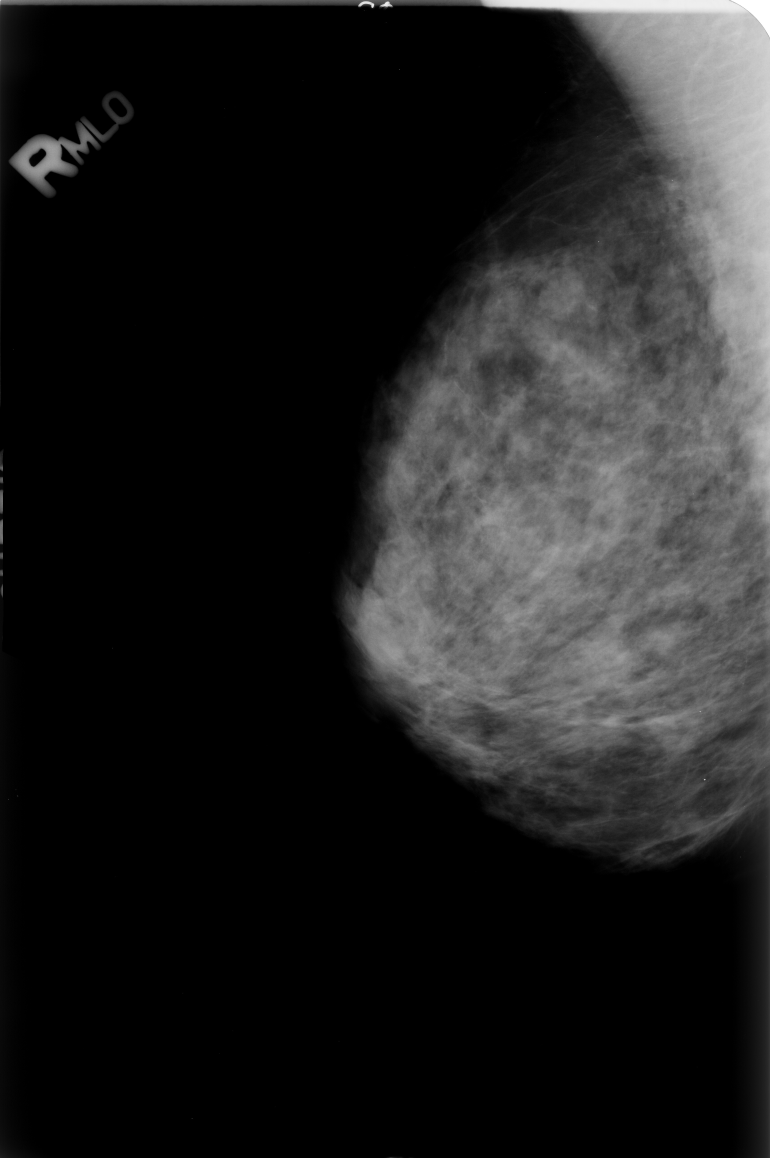
#> input picture data/images/cbis-ddsm/test/benign/127ba134044dab48_1-127.jpg, 3080 x 4632 px (shown at 1/4 size); its folder holds only this picture in this run
$ jupyter execute 03_eda_imagens.ipynb
#> lines starting #> are read from the running program, lines starting #| are printed output that depends on the picture
### src/cnn/dataset.py
"""Dataset loader para mamografias CBIS-DDSM usando PyTorch."""
import logging
import os
import shutil
from functools import lru_cache
from hashlib import sha256
from pathlib import Path
from zipfile import ZipFile
import numpy as np
import pandas as pd
from PIL import Image
from typing import Callable, Optional, Tuple, List

import torch
from torch.utils.data import Dataset, DataLoader
from torchvision import transforms
from sklearn.model_selection import train_test_split

logger = logging.getLogger(__name__)


class MammoDataset(Dataset):
    """
    Dataset PyTorch para mamografias CBIS-DDSM estruturado em:

        data/images/cbis-ddsm/
            train/benign/, train/malignant/
            val/benign/, val/malignant/
            test/benign/, test/malignant/
    """

    # [69 lines left out: functions __init__, _load_samples, _get_default_transform, not called in this run]

    def __len__(self) -> int:
        return len(self.samples)

    # [66 lines left out: functions __getitem__, class_counts, class_weights, create_dataloaders, not called in this run]


CBIS_ARCHIVE_PATH = Path("data/images/Breast_cancer_Image.zip")
CBIS_EXTRACTED_PATH = Path("data/images/Breast_cancer_Image")


# [172 lines left out: functions prepare_cbis_ddsm_dataset, prepare_extracted_cbis_ddsm_dataset, not called in this run]


def prepare_sample_from_kaggle():
    """Compatibilidade retroativa: prepara os dados fornecidos no projeto."""
    return prepare_cbis_ddsm_dataset()


CBIS_BASE_DIR = Path("data/images/cbis-ddsm")
CBIS_SPLITS = ("test", "val", "train")
CBIS_CLASSES = ("benign", "malignant")


@lru_cache(maxsize=2)
def index_cbis_images(base_dir: Path = CBIS_BASE_DIR) -> dict:
    """Indexa as mamografias preparadas (train/val/test) para a API.

    Retorna um dicionario id -> {path, label, split} com id unico
    (split_classe_arquivo), usado para servir miniaturas, predicoes,
    EDA e metricas no frontend.
    """
    index = {}
    for split in CBIS_SPLITS:
        split_dir = base_dir / split
        if not split_dir.is_dir():
            continue
        for label in CBIS_CLASSES:
            label_dir = split_dir / label
            if not label_dir.is_dir():
                continue
            image_paths = sorted(label_dir.glob("*.jpg")) + sorted(label_dir.glob("*.png"))
            for image_path in image_paths:
                image_id = f"{split}_{label}_{image_path.name}"
                index[image_id] = {
                    "path": image_path,
                    "label": label,
                    "split": split,
                }
    return index

### notebooks/03_eda_imagens.ipynb
# EDA - Mamografias CBIS-DDSM

Análise exploratória das imagens de mamografia preparadas em
`data/images/cbis-ddsm/` (splits train/val/test e classes benign/malignant).

[cell 1]
# Celula 1 - Imports
import sys, os
from pathlib import Path

PROJECT_ROOT = Path.cwd().resolve()
if not (PROJECT_ROOT / "src").exists():
    PROJECT_ROOT = PROJECT_ROOT.parent
sys.path.insert(0, str(PROJECT_ROOT))
os.chdir(PROJECT_ROOT)

import pandas as pd
import numpy as np
import matplotlib.pyplot as plt
import seaborn as sns
from PIL import Image
from pathlib import Path
from src.cnn.dataset import CBIS_BASE_DIR, index_cbis_images

sns.set_theme(style='whitegrid')
print('Imports carregados')

[cell 2]
# Celula 2 - Visao geral do dataset de imagens
base = Path(CBIS_BASE_DIR)
index = index_cbis_images()

print('Diretorios do dataset:')
for split in ('train', 'val', 'test'):
    for label in ('benign', 'malignant'):
        d = base / split / label
        n = len(list(d.glob('*.jpg'))) + len(list(d.glob('*.png'))) if d.exists() else 0
        print(f'  {split}/{label}: {n} imagens')

print(f'\nTotal de imagens indexadas: {len(index)}')

[cell 3]
# Celula 3 - Distribuicao por split e classe
records = [{'split': meta['split'], 'label': meta['label']} for meta in index.values()]
df_imgs = pd.DataFrame(records)

fig, axes = plt.subplots(1, 2, figsize=(13, 5))
order = ['train', 'val', 'test']
palette = {'benign': '#2ecc71', 'malignant': '#e74c3c'}
sns.countplot(data=df_imgs, x='split', hue='label', order=order, palette=palette, ax=axes[0])
axes[0].set_title('Imagens por Split e Classe', fontsize=13, fontweight='bold')
axes[0].set_xlabel('Split')
axes[0].set_ylabel('Contagem')

sns.countplot(data=df_imgs, x='label', hue='label', palette=palette, legend=False, ax=axes[1])
axes[1].set_title('Total por Classe', fontsize=13, fontweight='bold')
axes[1].set_xlabel('Classe')
axes[1].set_ylabel('Contagem')
plt.tight_layout()
plt.show()
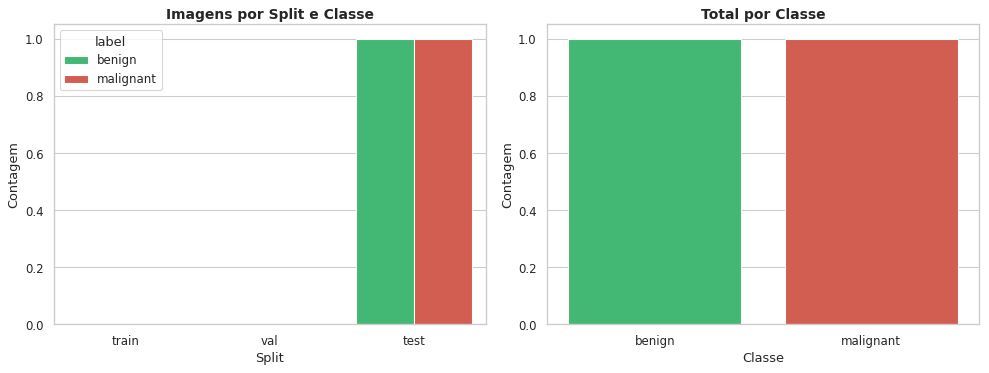
#> figure drawn by matplotlib, 2 panels

print('Contagem por split e classe:')
print(df_imgs.groupby(['split', 'label']).size().unstack(fill_value=0))

[cell 4]
# Celula 4 - Amostras de imagens por classe
fig, axes = plt.subplots(2, 4, figsize=(14, 7))
axes = axes.flatten()
for i, label in enumerate(['benign', 'malignant']):
    d = base / 'test' / label
    paths = sorted(d.glob('*.jpg')) + sorted(d.glob('*.png'))
    for j, path in enumerate(paths[:4]):
        img = Image.open(path).convert('L')
#> img is the input picture: PIL image 3080x4632 L; min 0, max 255, mean 31.9
        axes[i * 4 + j].imshow(img, cmap='gray')
        axes[i * 4 + j].set_title(f'{label} - {path.name[:22]}', fontsize=9)
        axes[i * 4 + j].axis('off')
plt.suptitle('Amostras de Mamografias (split de teste)', fontsize=14, fontweight='bold')
plt.tight_layout()
plt.show()
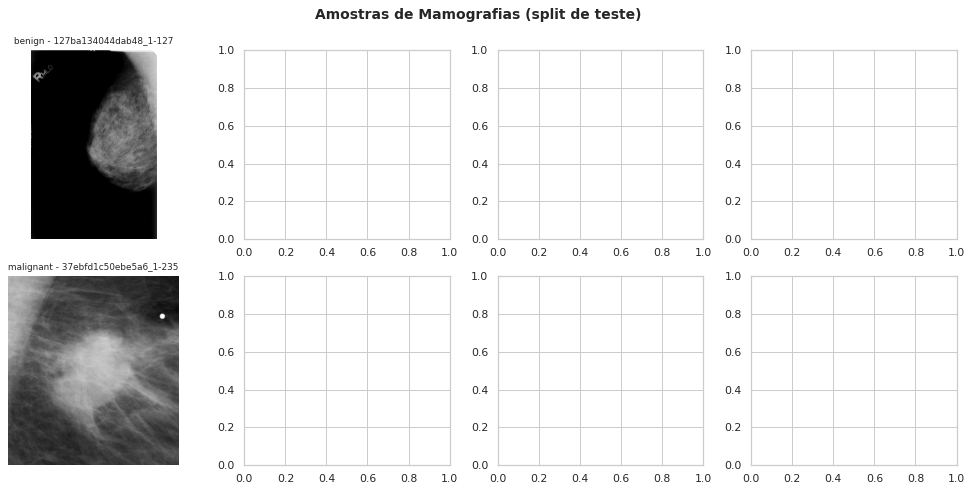
#> figure drawn by matplotlib, 2 panels

[cell 5]
# Celula 5 - Estatisticas das imagens (dimensoes e intensidade)
# Amostra de ate 25 imagens por (split, classe) para agilizar
per_group = {}
for image_id, meta in index.items():
    per_group.setdefault((meta['split'], meta['label']), []).append(image_id)
limited = [image_id for group in per_group.values() for image_id in group[:25]]

stats = []
for image_id in limited:
    meta = index[image_id]
    with Image.open(meta['path']) as im:
        arr = np.array(im.convert('L'))
        stats.append({
            'path': str(meta['path']),
            'split': meta['split'],
            'label': meta['label'],
            'width': im.width,
            'height': im.height,
            'mean': arr.mean(),
            'std': arr.std(),
        })
df_stats = pd.DataFrame(stats)
#> df_stats = table of 2 rows and 7 columns
print(f'Analisadas {len(df_stats)} imagens (ate 25 por split/classe).')
#| Analisadas 2 imagens (ate 25 por split/classe).
print('\nDimensoes medias por classe:')
print(df_stats.groupby('label')[['width', 'height']].median().round(0))
#|             width  height
#| label
#| benign     3080.0  4632.0
#| malignant  1113.0  1233.0
print('\nIntensidade media de pixel (0-255) por classe:')
print(df_stats.groupby('label')[['mean', 'std']].mean().round(2))
#|             mean    std
#| label
#| benign     31.93  51.76
#| malignant  95.14  45.21

[cell 6]
# Celula 6 - Histograma de intensidade por classe
fig, axes = plt.subplots(1, 2, figsize=(13, 5))
for ax, label in zip(axes, ['benign', 'malignant']):
    subset = df_stats[df_stats['label'] == label]
#> subset = table of 1 rows and 7 columns
    for _, row in subset.iterrows():
        with Image.open(row['path']) as im:
            arr = np.array(im.convert('L'))
        ax.hist(arr.ravel(), bins=64, alpha=0.4,
                color='#2ecc71' if label == 'benign' else '#e74c3c')
    ax.set_title(f'Intensidade - {label}', fontsize=12, fontweight='bold')
    ax.set_xlabel('Intensidade de pixel')
    ax.set_ylabel('Frequencia')
plt.tight_layout()
plt.show()
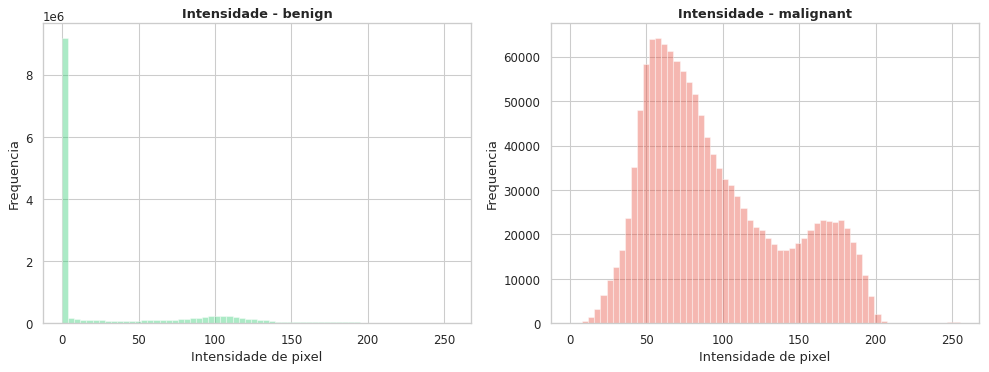
#> figure drawn by matplotlib, 2 panels; panel 1: tallest bar 9192491 high, from x = 0 to 3.98; panel 2: tallest bar 64259 high, from x = 55.78 to 59.77

[cell 7]
# Celula 7 - Insights e conclusoes
print('''
=========== INSIGHTS DA ANALISE DE IMAGENS ===========
1. ESTRUTURA: dataset organizado em train/val/test, classes benign/malignant.
2. DESBALANCEAMENTO: ha menos casos malignos do que benignos (esperado em
   triagem) -> Focal Loss + WeightedRandomSampler no treino da CNN.
3. IMAGENS GRANDES: mamografias em alta resolucao -> resize para 224x224
   e normalizacao ImageNet no pipeline da CNN.
4. CONTRASTE: histogramas mostram fundo escuro com tecido mamario em tons
   de cinza -> valores de pixel nao normalizados sao ruidosos para a rede;
   a normalizacao e essencial.
5. PRE-PROCESSAMENTO: usar create_dataloaders() (augmentation no treino)
   e treinar com transfer learning (MobileNetV2).
=========================================================
''')
